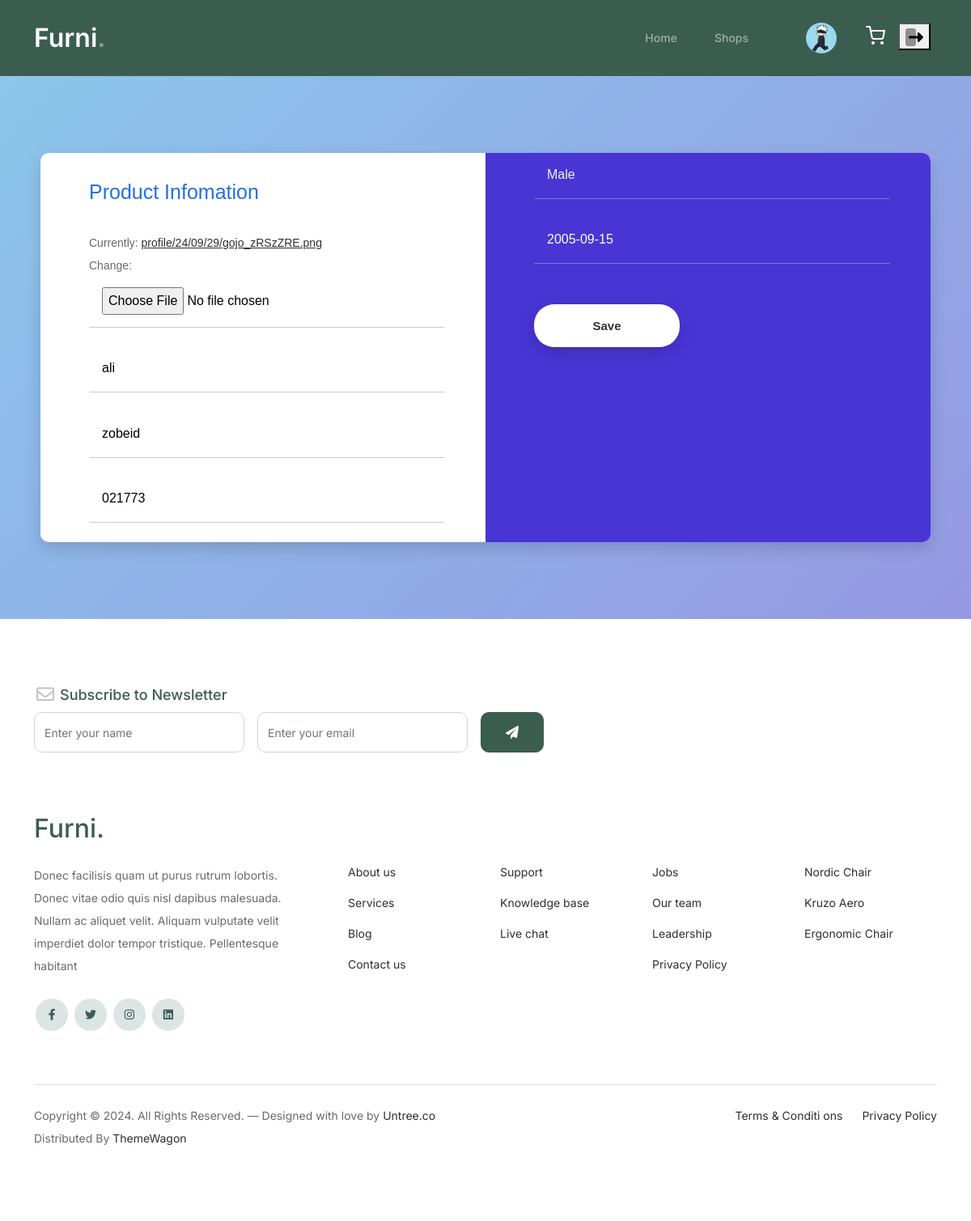
The page /profile/edit/ (signed in) on the database as committed earlier.
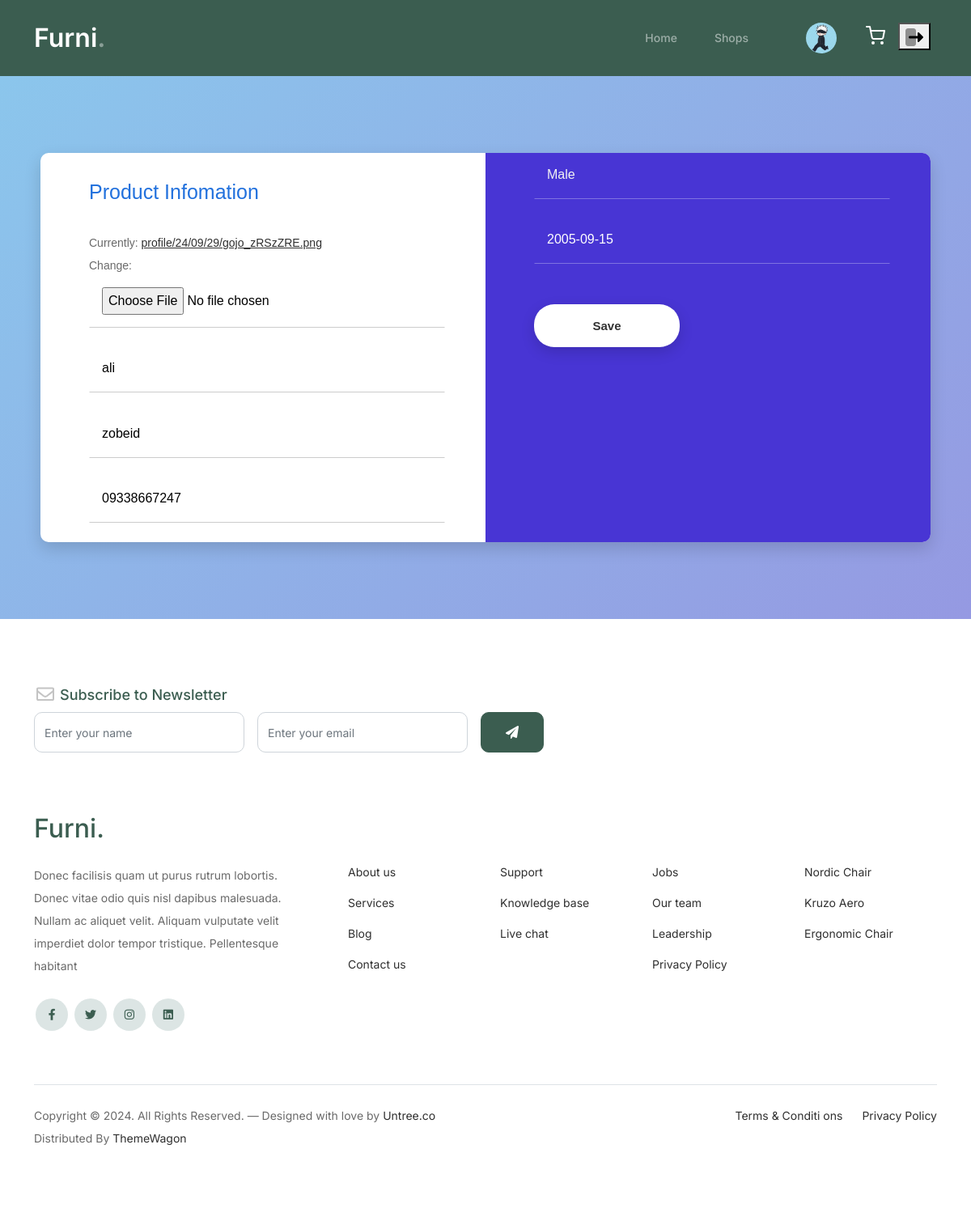
The same page on the database as committed later.
### accounts/models.py (models this page shows, shortened)
class Profile(models.Model):
    class Demography:
        class AgeCategory(models.TextChoices):
            A = "A", "3 to 7"
            B = "B", "7 to 12"
            C = "C", "12 to 18"
            D = "D", "18 to 30"
            E = "E", "30 to 40"
            F = "F", "40 to 60"
            G = "G", "+60"
        class Gender(models.TextChoices):
            M = "M", "Male"
            F = "F", "Female"
    first_name = models.CharField(max_length=64)
    last_name = models.CharField(max_length=64)
    phone_number = models.CharField(max_length=13)
    birth = models.DateField()
    gender = models.CharField(choices=Demography.Gender.choices, max_length=1)
    image = models.ImageField(upload_to="profile/%y/%m/%d/")
    user_age = models.PositiveIntegerField(blank=True)
    age_category = models.CharField(
        max_length=1, choices=Demography.AgeCategory.choices, blank=True
    )
    user = models.OneToOneField(User, on_delete=models.CASCADE, unique=True)
    class Meta:
        verbose_name = "پروفایل"
        verbose_name_plural = "پروفایل کاربران"

### website/views.py (the view)
# urls.py: path("profile/edit/",ProfileUserUpdateView.as_view(),name="update_profile"),
class ProfileUserUpdateView(NavbarUserTypeMixin, UpdateView):
    template_name = "profile/update_profile.html"
    form_class = ProfileForm
    success_url = reverse_lazy("profile")
    def get_object(self):
        return self.get_user().profile

### accounts/forms.py
class ProfileForm(forms.ModelForm):
    class Meta:
        model = Profile
        fields = ["first_name", "last_name", "image", "phone_number", "birth", "gender"]
    def __init__(self, *args, **kwargs):
        super(ProfileForm,self).__init__(*args, **kwargs)
        self.fields["first_name"].widget.attrs["placeholder"] = "First Name"
        self.fields["last_name"].widget.attrs["placeholder"] = "Last Name"
        self.fields["phone_number"].widget.attrs["placeholder"] = "Phone Number"
        self.fields["gender"].widget.attrs["placeholder"] = "Gender"
        self.fields["birth"].widget.attrs["placeholder"] = "Birth Day"
        self.fields["image"].widget.attrs["placeholder"] = "Image"

### cart/templatetags/poll_extra.py (called while the page is built)
@register.filter
def navbar(obj):
    return f"nav/{obj}.html"

### website/views.py (called while the page is built)
    def get_user(self):
        return self.UserType(self.request.user).validate()

    def get_context_data(self, **kwargs):
        context = super(NavbarUserTypeMixin, self).get_context_data(**kwargs)
        user = self.get_user()
        context["user_nav"], context["user_image"] = user.user_type, user.image
        return context

        @property
        def user_type(self):
            return self._user_type

### templates/profile/update_profile.html
{% extends "base.html" %}
{% block content %}
{% include "profile/update_profile_form.html" %}
{% endblock content %}

### templates/profile/update_profile_form.html
{% extends "register/main_register_form.html" %}
{% block register_model %}
<div class="form-left">
    <h2>Product Infomation</h2>
    <div class="form-row">
        {{form.image}}
    </div>
    <div class="form-row">
        {{form.first_name}}
    </div>
    <div class="form-row">
        {{form.last_name}}
    </div>
    <div class="form-row">
        {{form.phone_number}}
    </div>
</div>
<div class="form-right">
    <div class="form-row">
        {{form.gender}}
    </div>
    <div class="form-row">
        {{form.birth}}
    </div>
    <div class="form-row-last">
        <input type="submit" name="register" class="register" value="Save">
      </div>
</div>
{% endblock register_model %}

Rows that differ between the two databases and show on the page:
changed Profile "ali": phone_number "021773" → "09338667247"
